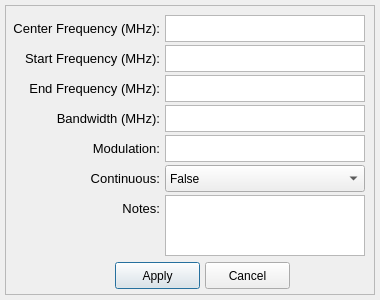
<?xml version="1.0" encoding="UTF-8"?>
<ui version="4.0">
 <class>Dialog_new_soi</class>
 <widget class="QDialog" name="Dialog_new_soi">
  <property name="geometry">
   <rect>
    <x>0</x>
    <y>0</y>
    <width>380</width>
    <height>300</height>
   </rect>
  </property>
  <property name="windowTitle">
   <string>New SOI</string>
  </property>
  <widget class="QFrame" name="frame2_1">
   <property name="geometry">
    <rect>
     <x>5</x>
     <y>5</y>
     <width>370</width>
     <height>290</height>
    </rect>
   </property>
   <property name="frameShape">
    <enum>QFrame::StyledPanel</enum>
   </property>
   <property name="frameShadow">
    <enum>QFrame::Raised</enum>
   </property>
   <widget class="QPushButton" name="pushButton_ok">
    <property name="geometry">
     <rect>
      <x>110</x>
      <y>257</y>
      <width>85</width>
      <height>27</height>
     </rect>
    </property>
    <property name="text">
     <string>Apply</string>
    </property>
   </widget>
   <widget class="QPushButton" name="pushButton_cancel">
    <property name="geometry">
     <rect>
      <x>200</x>
      <y>257</y>
      <width>85</width>
      <height>27</height>
     </rect>
    </property>
    <property name="text">
     <string>Cancel</string>
    </property>
   </widget>
   <widget class="QLabel" name="label2_149">
    <property name="geometry">
     <rect>
      <x>5</x>
      <y>75</y>
      <width>150</width>
      <height>17</height>
     </rect>
    </property>
    <property name="font">
     <font>
      <pointsize>10</pointsize>
     </font>
    </property>
    <property name="text">
     <string>End Frequency (MHz):</string>
    </property>
    <property name="alignment">
     <set>Qt::AlignRight|Qt::AlignTrailing|Qt::AlignVCenter</set>
    </property>
   </widget>
   <widget class="QLabel" name="label2_146">
    <property name="geometry">
     <rect>
      <x>5</x>
      <y>105</y>
      <width>150</width>
      <height>17</height>
     </rect>
    </property>
    <property name="font">
     <font>
      <pointsize>10</pointsize>
     </font>
    </property>
    <property name="text">
     <string>Bandwidth (MHz):</string>
    </property>
    <property name="alignment">
     <set>Qt::AlignRight|Qt::AlignTrailing|Qt::AlignVCenter</set>
    </property>
   </widget>
   <widget class="QLabel" name="label2_147">
    <property name="geometry">
     <rect>
      <x>5</x>
      <y>165</y>
      <width>150</width>
      <height>17</height>
     </rect>
    </property>
    <property name="font">
     <font>
      <pointsize>10</pointsize>
     </font>
    </property>
    <property name="text">
     <string>Continuous:</string>
    </property>
    <property name="alignment">
     <set>Qt::AlignRight|Qt::AlignTrailing|Qt::AlignVCenter</set>
    </property>
   </widget>
   <widget class="QComboBox" name="comboBox_continuous">
    <property name="geometry">
     <rect>
      <x>160</x>
      <y>160</y>
      <width>200</width>
      <height>27</height>
     </rect>
    </property>
    <property name="currentIndex">
     <number>1</number>
    </property>
    <item>
     <property name="text">
      <string>True</string>
     </property>
    </item>
    <item>
     <property name="text">
      <string>False</string>
     </property>
    </item>
   </widget>
   <widget class="QTextEdit" name="textEdit_bandwidth">
    <property name="geometry">
     <rect>
      <x>160</x>
      <y>100</y>
      <width>200</width>
      <height>27</height>
     </rect>
    </property>
    <property name="readOnly">
     <bool>false</bool>
    </property>
   </widget>
   <widget class="QLabel" name="label2_148">
    <property name="geometry">
     <rect>
      <x>5</x>
      <y>45</y>
      <width>150</width>
      <height>17</height>
     </rect>
    </property>
    <property name="font">
     <font>
      <pointsize>10</pointsize>
     </font>
    </property>
    <property name="text">
     <string>Start Frequency (MHz):</string>
    </property>
    <property name="alignment">
     <set>Qt::AlignRight|Qt::AlignTrailing|Qt::AlignVCenter</set>
    </property>
   </widget>
   <widget class="QTextEdit" name="textEdit_modulation">
    <property name="geometry">
     <rect>
      <x>160</x>
      <y>130</y>
      <width>200</width>
      <height>27</height>
     </rect>
    </property>
    <property name="readOnly">
     <bool>false</bool>
    </property>
   </widget>
   <widget class="QTextEdit" name="textEdit_end_frequency">
    <property name="geometry">
     <rect>
      <x>160</x>
      <y>70</y>
      <width>200</width>
      <height>27</height>
     </rect>
    </property>
    <property name="readOnly">
     <bool>false</bool>
    </property>
   </widget>
   <widget class="QLabel" name="label2_145">
    <property name="geometry">
     <rect>
      <x>5</x>
      <y>135</y>
      <width>150</width>
      <height>17</height>
     </rect>
    </property>
    <property name="font">
     <font>
      <pointsize>10</pointsize>
     </font>
    </property>
    <property name="text">
     <string>Modulation:</string>
    </property>
    <property name="alignment">
     <set>Qt::AlignRight|Qt::AlignTrailing|Qt::AlignVCenter</set>
    </property>
   </widget>
   <widget class="QTextEdit" name="textEdit_start_frequency">
    <property name="geometry">
     <rect>
      <x>160</x>
      <y>40</y>
      <width>200</width>
      <height>27</height>
     </rect>
    </property>
    <property name="readOnly">
     <bool>false</bool>
    </property>
   </widget>
   <widget class="QTextEdit" name="textEdit_frequency">
    <property name="geometry">
     <rect>
      <x>160</x>
      <y>10</y>
      <width>200</width>
      <height>27</height>
     </rect>
    </property>
    <property name="readOnly">
     <bool>false</bool>
    </property>
   </widget>
   <widget class="QLabel" name="label2_142">
    <property name="geometry">
     <rect>
      <x>5</x>
      <y>15</y>
      <width>150</width>
      <height>17</height>
     </rect>
    </property>
    <property name="font">
     <font>
      <pointsize>10</pointsize>
     </font>
    </property>
    <property name="text">
     <string>Center Frequency (MHz):</string>
    </property>
    <property name="alignment">
     <set>Qt::AlignRight|Qt::AlignTrailing|Qt::AlignVCenter</set>
    </property>
   </widget>
   <widget class="QLabel" name="label2_150">
    <property name="geometry">
     <rect>
      <x>5</x>
      <y>195</y>
      <width>150</width>
      <height>17</height>
     </rect>
    </property>
    <property name="font">
     <font>
      <pointsize>10</pointsize>
     </font>
    </property>
    <property name="text">
     <string>Notes:</string>
    </property>
    <property name="alignment">
     <set>Qt::AlignRight|Qt::AlignTrailing|Qt::AlignVCenter</set>
    </property>
   </widget>
   <widget class="QTextEdit" name="textEdit_notes">
    <property name="geometry">
     <rect>
      <x>160</x>
      <y>190</y>
      <width>200</width>
      <height>61</height>
     </rect>
    </property>
    <property name="readOnly">
     <bool>false</bool>
    </property>
   </widget>
  </widget>
 </widget>
 <resources/>
 <connections/>
</ui>
